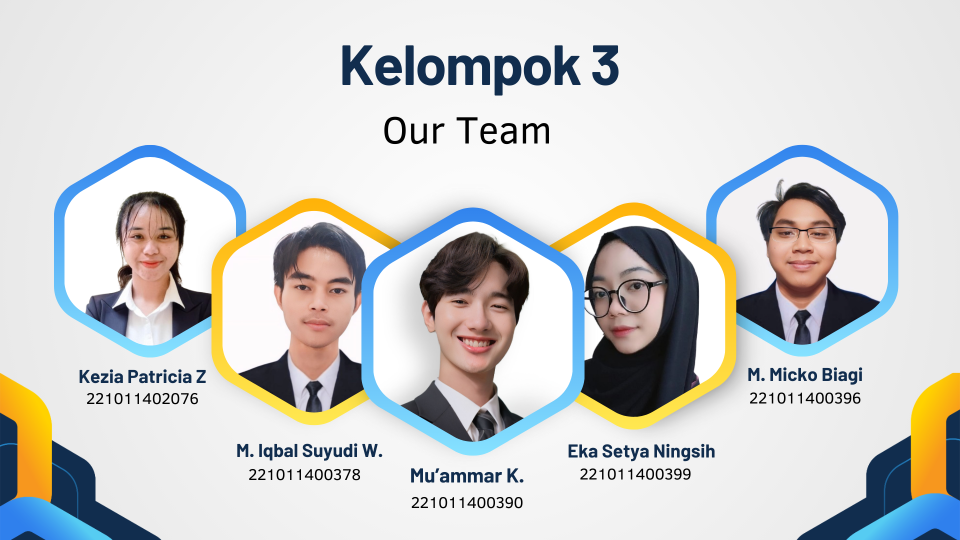
#> input picture kelompok3.png, 1920 x 1080 px (shown at 1/2 size)
$ jupyter execute --allow-errors Kelompok_3.ipynb
#> lines starting #> are read from the running program, lines starting #| are printed output that depends on the picture; after the words box and inside, x2 and y2 are one past the last pixel; in counts of white or black regions, pixels touching at a corner belong together
# **Judul: Implementasi Image Processing Menggunakan 7 Langkah Pemrosesan Gambar**

### **KELOMPOK 3:**
1.   EKA SETYA NINGSING - 221011400399
2.   KEZIA PATRICIA ZEFANYA - 221011402076
3.   MOCHAMMAD IQBAL SUYUDI W. - 221011400378
4.   MU'AMMAR KURNIAWAN - 221011400390
5.   MUHAMMAD MICKO BIAGI - 221011400396

# **Tujuan Proyek**

### **Proyek ini bertujuan untuk:**

*   Menerapkan 7 teknik dasar image processing pada satu gambar.
*   Memberikan pemahaman komprehensif tentang manipulasi gambar, termasuk kecerahan, konversi skala abu-abu, blurring, dan zoom.
*   Menghasilkan solusi interaktif yang ramah pengguna, seperti slider untuk kecerahan dan zoom.

[cell 1]
from google.colab import files
uploaded = files.upload()
#> the answer given: kelompok3.png

[cell 2]
import cv2
import numpy as np
import matplotlib.pyplot as plt
from google.colab.patches import cv2_imshow

[cell 3]
# Membuka gambar kelompok3.png
img = cv2.imread('kelompok3.png')
#> img is the input picture: shape (1080, 1920, 3); mean B, G, R 205.4, 206.6, 206.3

# Menampilkan gambar asli
print("Gambar Asli:")
cv2_imshow(img)

## **Open Image**

Membuka gambar contoh "kelompok3.png" menggunakan OpenCV sebagai input utama.

[cell 4]
# Konversi gambar ke grayscale
gray = cv2.cvtColor(img, cv2.COLOR_BGR2GRAY)
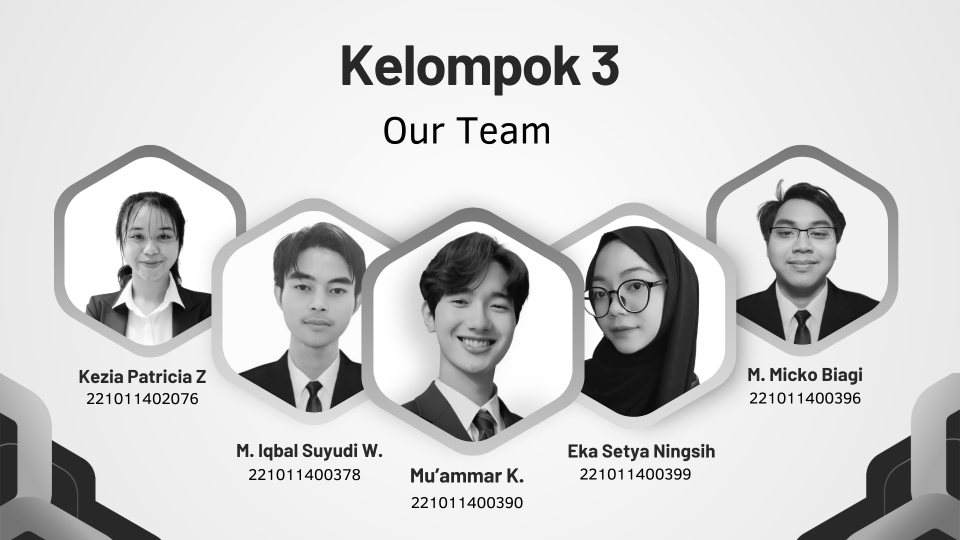
#> gray: shape (1080, 1920) (shown at 1/2 size); min 0, max 255, mean 206.4

# Menampilkan gambar grayscale
print("Gambar Grayscale:")
cv2_imshow(gray)

# Menyimpan hasil grayscale
cv2.imwrite('kelompok3_grayscale.png', gray)
#> Out = True

## **Grayscale (Konversi Skala Abu-abu)**

Gambar dikonversi ke skala abu-abu untuk menghilangkan informasi warna, yang memudahkan analisis struktur gambar.

[cell 5]
# Menerapkan Gaussian Blur
blur = cv2.GaussianBlur(img, (15, 15), 0)
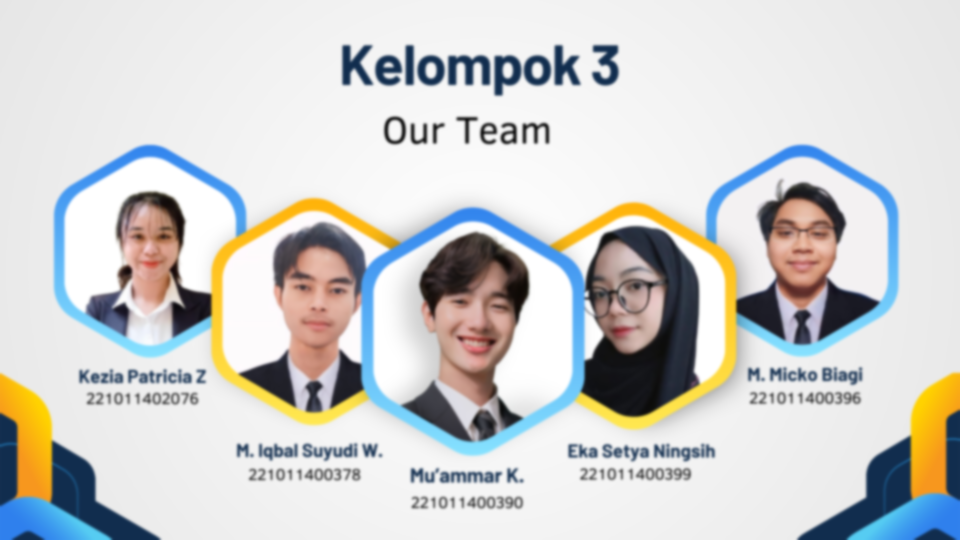
#> blur: shape (1080, 1920, 3) (shown at 1/2 size); mean B, G, R 205.4, 206.6, 206.3

# Menampilkan gambar hasil blur
print("Gambar Blurring:")
cv2_imshow(blur)

# Menyimpan hasil blur
cv2.imwrite('kelompok3_blur.png', blur)
#> Out = True

## **Blurring (Pengaburan)**

Gambar diberi efek blur menggunakan filter Gaussian untuk mengurangi noise dan detail yang berlebihan.

[cell 6]
import cv2
import numpy as np
from google.colab.patches import cv2_imshow

# Membaca gambar input
img = cv2.imread('kelompok3.png')

# Menentukan koordinat area blur secara lebih presisi
x1, y1 = 1430, 100  # Kiri atas (x1, y1)
x2, y2 = 2000, 1200  # Kanan bawah (x2, y2)

# Membuat salinan gambar
img_blur = img.copy()

# Mengambil area wajah (ROI - Region of Interest)
roi = img_blur[y1:y2, x1:x2]

# Menerapkan Gaussian Blur hanya pada area wajah
roi_blur = cv2.GaussianBlur(roi, (55, 55), 0)
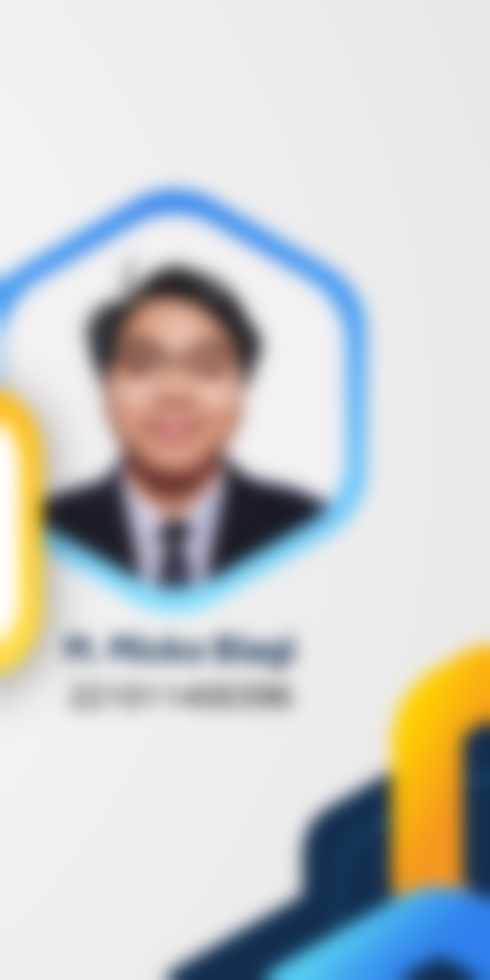
#> roi_blur: shape (980, 490, 3); mean B, G, R 203, 204, 202.2

# Mengembalikan area blur ke gambar asli
img_blur[y1:y2, x1:x2] = roi_blur
#> img_blur: shape (1080, 1920, 3); 14.02% of pixels changed, all inside (x1, y1, x2, y2) = (1430, 100, 1920, 1080)

# Menampilkan hasil blur fokus
print("Gambar dengan area blur pada wajah M. Micko Biagi:")
cv2_imshow(img_blur)

# Menyimpan hasil gambar
cv2.imwrite('kelompok3_blur_micko_fix.png', img_blur)
print("Hasil blur disimpan sebagai 'kelompok3_blur_micko_fix.png'")

## **Blurring Focus (Fokus Pengaburan)**

Gambar diberi efek blur menggunakan filter Gaussian untuk mengurangi noise dan detail yang berlebihan pada sisi tertentu.

[cell 7]
# Menentukan faktor zoom out (contoh: 0.5x pengecilan)
zoom_out_scale = 0.2

# Menghitung dimensi baru
#> (the rest of this cell did not finish here and is left out)

## **Zoom Out**

Zoom Out: Mengecilkan gambar untuk melihat keseluruhan struktur dalam satu tampilan.

[cell 8]
import cv2
from google.colab.patches import cv2_imshow

# Membaca gambar
img = cv2.imread('kelompok3.png')

# Menentukan koordinat area fokus (contoh wajah tengah, Mu'ammar K.)
# Koordinat kiri atas (x1, y1) dan kanan bawah (x2, y2) - Sesuaikan dengan gambar
x1, y1 = 730, 350  # Kiri atas
x2, y2 = 1170, 1100  # Kanan bawah

# Crop area fokus (wajah)
cropped = img[y1:y2, x1:x2]
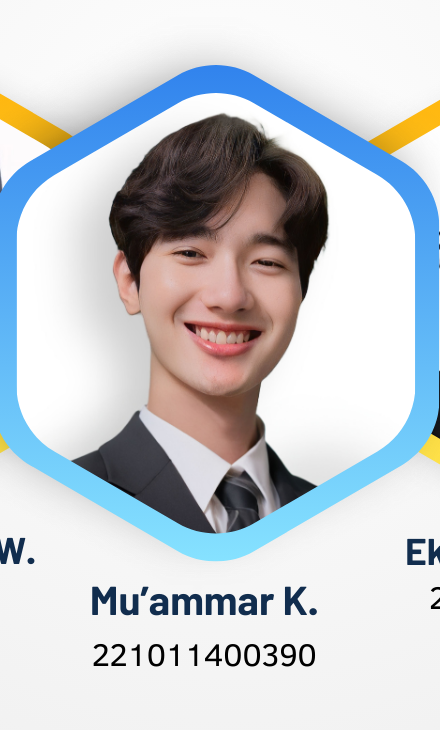
#> cropped: shape (730, 440, 3); mean B, G, R 207.7, 203.1, 199.3
#> the sliders are set to scale = 1

# Memperbesar hasil crop dengan faktor 2x
zoom_in = cv2.resize(cropped, None, fx=1, fy=1, interpolation=cv2.INTER_CUBIC)

# Menampilkan hasil Zoom In
print("Gambar Zoom In Fokus (Crop dan Perbesar):")
cv2_imshow(zoom_in)

# Menyimpan hasil Zoom In
cv2.imwrite('kelompok3_zoom_in_focus.png', zoom_in)
print("Hasil Zoom In disimpan sebagai 'kelompok3_zoom_in_focus.png'")

## **Zoom In**

Zoom In: Memperbesar gambar hingga beberapa kali lipat untuk menampilkan detail gambar dengan interpolasi berkualitas tinggi.

[cell 9]
import cv2
import numpy as np
from google.colab.patches import cv2_imshow
from ipywidgets import interact, FloatSlider

# Membaca gambar
img = cv2.imread('kelompok3.png')

# Fungsi untuk Zoom In dan Zoom Out
def zoom(scale):
    # Menghitung dimensi baru berdasarkan skala
#> called with scale = 1
    height, width = img.shape[:2]
#> height = 1080; width = 1920
    new_width = int(width * scale)
#> new_width = 1920
    new_height = int(height * scale)
#> new_height = 1080

    # Resize gambar dengan skala
    zoomed_img = cv2.resize(img, (new_width, new_height), interpolation=cv2.INTER_AREA if scale < 1 else cv2.INTER_CUBIC)

    # Jika Zoom In (lebih besar), crop bagian tengah agar pas layar
    if scale > 1:
        center_x, center_y = new_width // 2, new_height // 2
        crop_size_x, crop_size_y = width, height
        zoomed_img = zoomed_img[center_y - crop_size_y // 2:center_y + crop_size_y // 2,
                                center_x - crop_size_x // 2:center_x + crop_size_x // 2]

    # Menampilkan gambar hasil zoom
    print(f"Faktor Zoom: {scale}x")
    cv2_imshow(zoomed_img)

# Slider interaktif untuk Zoom In (1x - 5x) dan Zoom Out (0.1x - 1x)
print("Geser slider ke kanan untuk Zoom In (memperbesar), ke kiri untuk Zoom Out (mengecilkan):")
interact(zoom, scale=FloatSlider(min=0.1, max=5, step=0.1, value=1))

## **Interaktif Zoom In/Out dengan Slider**

- Fitur interaktif memungkinkan pengguna memperbesar dan memperkecil gambar menggunakan slider di Google Colab.
- Slider dapat mengatur skala antara 0.1x (Zoom Out) hingga 5x (Zoom In).

[cell 10]
# Flip Horizontal
flip_horizontal = cv2.flip(img, 1)
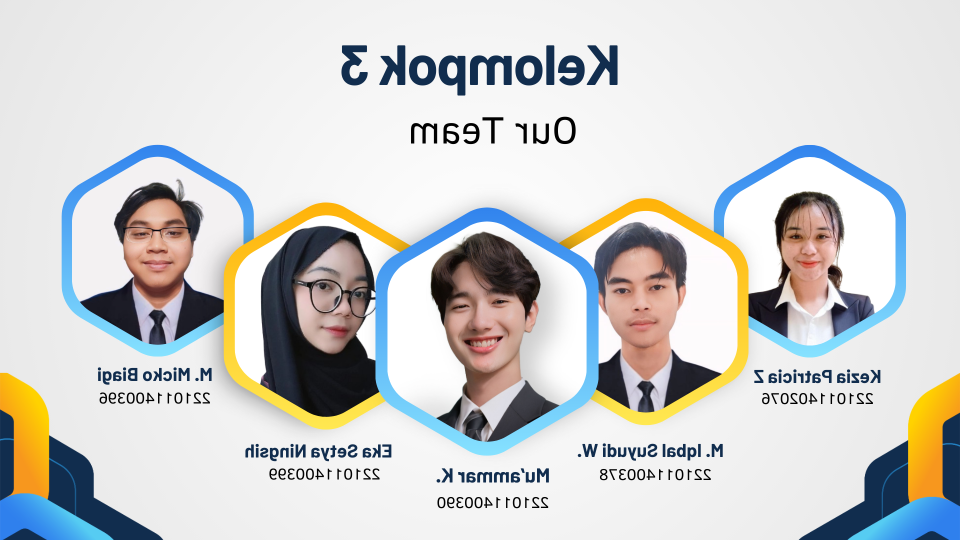
#> flip_horizontal: shape (1080, 1920, 3) (shown at 1/2 size); mean B, G, R 205.4, 206.6, 206.3

# Menampilkan hasil flip
print("Gambar Flip Horizontal:")
cv2_imshow(flip_horizontal)

# Menyimpan hasil flip
cv2.imwrite('kelompok3_flip_horizontal.png', flip_horizontal)
#> Out = True

## **Flip Horizontal**

Melakukan pembalikan gambar secara horizontal untuk memberikan perspektif yang berbeda pada gambar.

[cell 11]
# Flip Vertikal
flip_vertical = cv2.flip(img, 0)
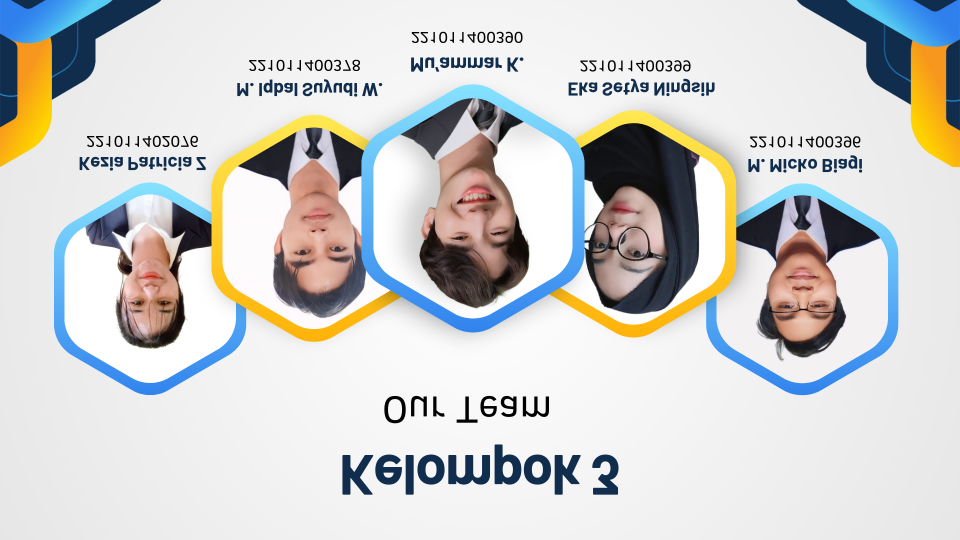
#> flip_vertical: shape (1080, 1920, 3) (shown at 1/2 size); mean B, G, R 205.4, 206.6, 206.3

print("Gambar Flip Vertikal:")
cv2_imshow(flip_vertical)

# Menyimpan hasil flip
cv2.imwrite('kelompok3_flip_vertical.png', flip_vertical)
#> Out = True

## **Flip Vertikal**

Melakukan pembalikan gambar secara vertikal untuk memberikan perspektif yang berbeda pada gambar.

[cell 12]
# Menambah kecerahan
bright_add = cv2.add(img, np.ones(img.shape, dtype="uint8") * 50)

# Mengurangi kecerahan
bright_subtract = cv2.subtract(img, np.ones(img.shape, dtype="uint8") * 50)
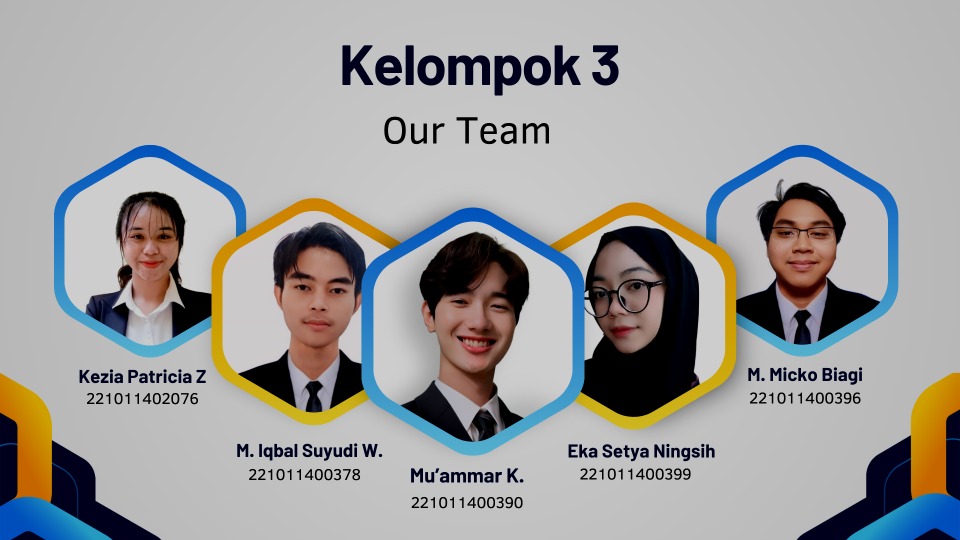
#> bright_subtract: shape (1080, 1920, 3) (shown at 1/2 size); mean B, G, R 157.3, 158.1, 158.7

# Membagi kecerahan
bright_divide = cv2.divide(img, 2)
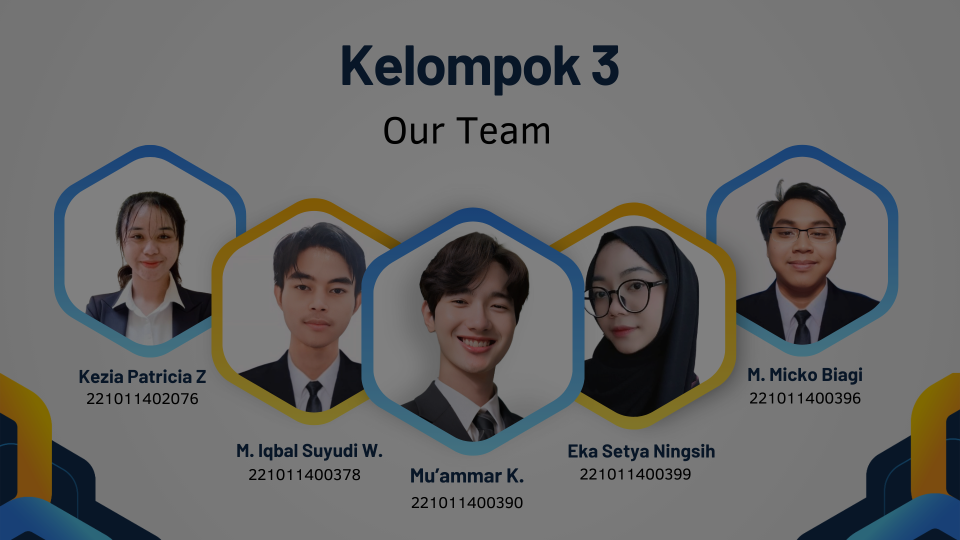
#> bright_divide: shape (1080, 1920, 3) (shown at 1/2 size); mean B, G, R 102.7, 103.3, 103.2

# Mengalikan kecerahan
bright_multiply = cv2.multiply(img, 1.5)
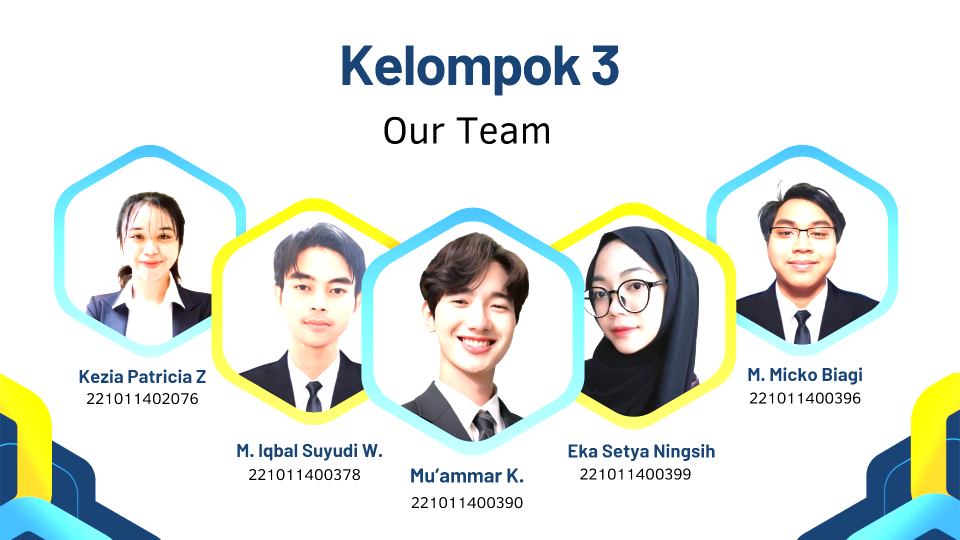
#> bright_multiply: shape (1080, 1920, 3) (shown at 1/2 size); mean B, G, R 224.5, 229.6, 224.5

# Menampilkan hasil
print("Tambah Kecerahan:")
cv2_imshow(bright_add)

print("Kurangi Kecerahan:")
cv2_imshow(bright_subtract)

print("Bagi Kecerahan:")
cv2_imshow(bright_divide)

print("Kali Kecerahan:")
cv2_imshow(bright_multiply)

# Menyimpan hasil
cv2.imwrite('kelompok3_brightness_add.png', bright_add)
cv2.imwrite('kelompok3_brightness_subtract.png', bright_subtract)
cv2.imwrite('kelompok3_brightness_divide.png', bright_divide)
cv2.imwrite('kelompok3_brightness_multiply.png', bright_multiply)
#> Out = True

## **Brightness Otomatis (Manual Arithmetic Operation)**
Pengaturan kecerahan dilakukan secara otomatis dengan menambahkan, mengurangi, membagi, dan mengalikan nilai piksel gambar menggunakan operasi aritmatika.

[cell 13]
import cv2
import numpy as np
from google.colab.patches import cv2_imshow
from ipywidgets import interact, IntSlider

# Membaca gambar
img = cv2.imread('kelompok3.png')

# Fungsi untuk menyesuaikan kecerahan
def adjust_brightness(brightness):
    # Konversi gambar ke float32 untuk menghindari overflow
    bright_img = img.astype(np.float32)

    # Tambahkan nilai brightness
    bright_img = bright_img + brightness

    # Batasi nilai piksel antara 0 - 255
    bright_img = np.clip(bright_img, 0, 255).astype(np.uint8)

    # Menampilkan gambar hasil
    print(f"Kecerahan: {brightness}")
    cv2_imshow(bright_img)

# Menampilkan slider interaktif
print("Geser slider ke kiri untuk mengurangi kecerahan, ke kanan untuk menambah kecerahan:")
interact(adjust_brightness, brightness=IntSlider(min=-100, max=100, step=1, value=0))
#> the sliders are set to brightness = 0
